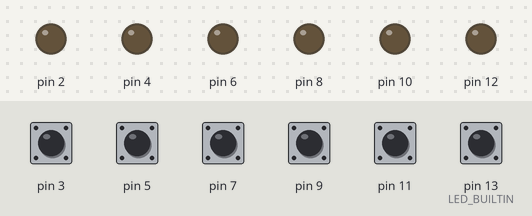
Recording of a sketch running on a simulated Arduino Mega 2560, built with avr-gcc and run on an emulated ATmega2560. Shown: output pins drawn as LEDs (lit = HIGH). Inputs (shaded band) come from the test bench; at power-on: pin 3, pin 5, pin 7, pin 9, pin 11, pin 13 (LED_BUILTIN) HIGH.

Above: at 1.2 s.
1.3 s: pin 3 pulled LOW for 0.15 s
At 2.4 s:
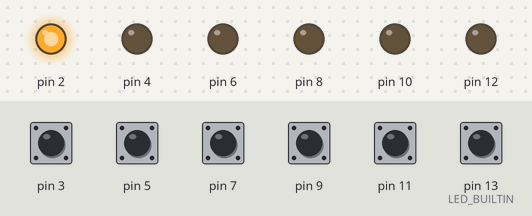
2.9 s: pin 5 pulled LOW for 0.15 s
At 3.6 s:
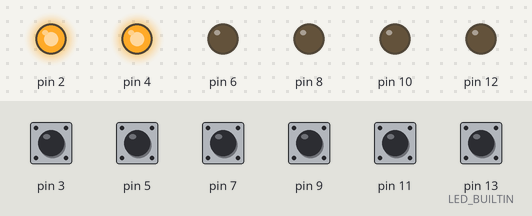
4.5 s: pin 7 pulled LOW for 0.15 s
At 4.9 s:
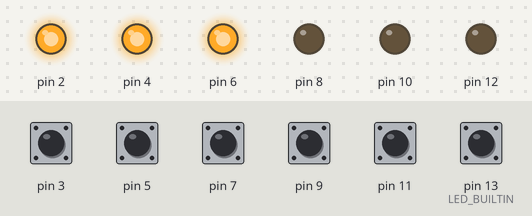
6.1 s: pin 9 pulled LOW for 0.15 s
At 7.3 s:
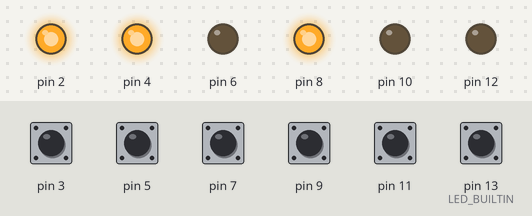
7.7 s: pin 11 pulled LOW for 0.15 s
At 8.5 s:
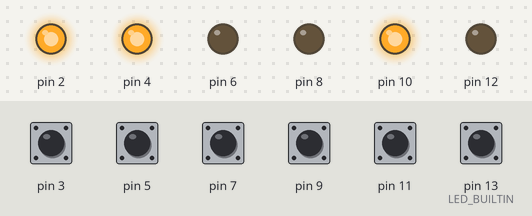
9.3 s: pin 13 (LED_BUILTIN) pulled LOW for 0.15 s
At 9.7 s:
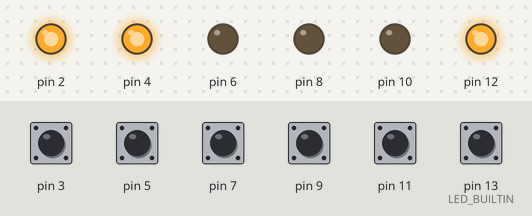
Timing chart, 0 to 11.9 s (numbered marks = the images above; inputs shaded):
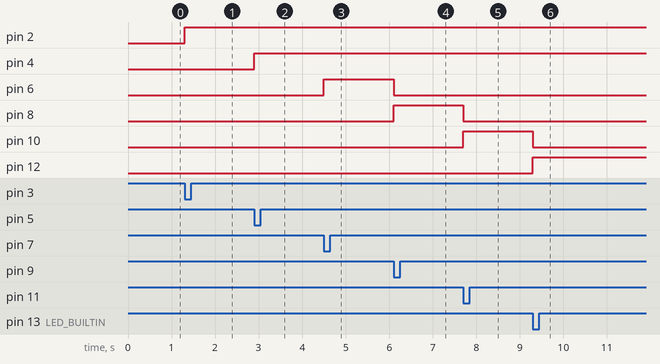

Measured:
- after the input at 1.3 s, pin 2: LOW → HIGH at once
- after the input at 2.9 s, pin 4: LOW → HIGH at once
- after the input at 4.5 s, pin 6: LOW → HIGH at once
- after the input at 6.1 s, pin 6: HIGH → LOW at once; pin 8: LOW → HIGH at once
- after the input at 7.7 s, pin 8: HIGH → LOW at once; pin 10: LOW → HIGH at once
- after the input at 9.3 s, pin 10: HIGH → LOW at once; pin 12: LOW → HIGH at once

The sketch:

Footswitch.ino
```cpp
#include <ArduinoJson.h>

#include "channel.h"

Channel channels[] = {
  Channel(
    "CH1",  //name
    11,     //switchPin
    10,     //ledPin
    true,   //hasSubChannel
    false   //isFxChannel
  ),
  Channel(
    "CH2",  //name
    9,      //switchPin
    8,      //ledPin
    true,   //hasSubChannel
    false   //isFxChannel
  ),
  Channel(
    "CH3",  //name
    7,      //switchPin
    6,      //ledPin
    true,   //hasSubChannel
    false   //isFxChannel
  ),
  Channel(
    "CH4",  //name
    13,     //switchPin
    12,     //ledPin
    true,   //hasSubChannel
    false   //isFxChannel
  ),

  Channel(
    "FX1",  //name
    5,      //switchPin
    4,      //ledPin
    false,  //hasSubChannel
    true    //isFxChannel
  ),
  Channel(
    "FX2",  //name
    3,      //switchPin
    2,      //ledPin
    false,  //hasSubChannel
    true    //isFxChannel
  )
};

//Defines the time in milliseconds how long the led
//should be on and off for the sub channel blinking
int subBlinkTimeMillis = 200;

//Defines how long the switch needs to be pressed to save the channel
int saveTimeMillis = 5000;

//When the switch is pressed the saving action is indicated by fast led blinking.
//The blinking time is indicated by this variable
int saveBlinkTimeMillis = 20;

//The save-blinking should not start right away but after the following time
int saveTimeStartMillis = 1000;

int channelsCount = sizeof(channels) / sizeof(struct Channel);
int lastTimeMillis;
String lastSentCommand;
String currentCommand;

void setup() {
  //Serial1.setRX(1);
  //Serial1.setTX(0);
  Serial1.begin(115200);
  pinMode(LED_BUILTIN, OUTPUT);

  for(int i = 0; i < channelsCount; ++i) {
    pinMode(channels[i].switchPin, INPUT_PULLUP);
    pinMode(channels[i].ledPin, OUTPUT);

    digitalWrite(channels[i].ledPin, LOW);
  }

  lastTimeMillis = millis();
}

void sendCommand(String command) {
  lastSentCommand = command;
  Serial1.print(command);
  Serial1.print("\n");
}

void switchOffChannelsExcept(String name) {
  for(int i = 0; i < channelsCount; ++i) {
    if(channels[i].name != name && !channels[i].isFxChannel) {
      channels[i].previousState = channels[i].state;
      channels[i].state = 0;
    }
  }
}

bool handleChannel(Channel &ch, int diffMillis, int currentTimeMillis) {
  ch.currentSwitchState = digitalRead(ch.switchPin);


  if(ch.currentSwitchState != ch.previousSwitchState && (currentTimeMillis-ch.lastSwitched) > 100) {
    if(ch.currentSwitchState == LOW) {
      ch.pressedMillis = 0;

      if(ch.isFxChannel) {
        ch.saveState = 1;

        //FX channels can be switched on and off independently
        if(ch.state == 0) {
          ch.state = 1;
          sendCommand("{\"action\":\"fxon\",\"channel\":\"" + ch.name + "\"}");
        }
        else {
          ch.state = 0;
          sendCommand("{\"action\":\"fxoff\",\"channel\":\"" + ch.name + "\"}");
        }

      } else {
        //Non FX channels are dependent. Only one non-FX channel can be active
        //switch off all other channels
        switchOffChannelsExcept(ch.name);

        if(ch.state == 1 && ch.hasSubChannel) {
          ch.state = 2;
          ch.ledStateCounter = 0;
          ch.saveState = 1;
        } else if(ch.state == 2) {
          ch.state = 1;
          ch.saveState = 2;
        } else {
          if(ch.previousState == 0)ch.previousState = 1;
          ch.state = ch.previousState;
          ch.saveState = ch.previousState;
        }

        if(ch.state == 1) {
          sendCommand("{\"action\":\"channelswitch\",\"channel\":\"" + ch.name + "\"}");
        } else {
          sendCommand("{\"action\":\"channelswitch\",\"channel\":\"" + ch.name + "-sub\"}");
        }
      }
    }

    ch.previousSwitchState = ch.currentSwitchState;
  }


  if(ch.currentSwitchState == LOW) {
    ch.lastSwitched = currentTimeMillis;
  }


  //save blinking
  bool currentlySaving = false;
  int saveState = HIGH;
  if(ch.currentSwitchState == LOW) {
    ch.pressedMillis += diffMillis;

    if(ch.pressedMillis >= saveTimeStartMillis) {
      currentlySaving = true;

      if((ch.pressedMillis / saveBlinkTimeMillis) % 2 == 1) {
        saveState = LOW;
      }
    }

    if(ch.pressedMillis > saveTimeMillis) {
      if(ch.saveState == 2) {
        sendCommand("{\"action\":\"channelsave\",\"channel\":\"" + ch.name + "-sub\", \"isFX\":" + (ch.isFxChannel ? "true" : "false") + "}");
      } else {
        sendCommand("{\"action\":\"channelsave\",\"channel\":\"" + ch.name + "\", \"isFX\":" + (ch.isFxChannel ? "true" : "false") + "}");
      }

      //restore save state

      if(ch.state != ch.saveState) {
        ch.state = ch.saveState;

        if(ch.isFxChannel) {
          sendCommand("{\"action\":\"fxon\",\"channel\":\"" + ch.name + "\"}");
        } else {
          if(ch.state == 1) {
            sendCommand("{\"action\":\"channelswitch\",\"channel\":\"" + ch.name + "\"}");
          } else {
            sendCommand("{\"action\":\"channelswitch\",\"channel\":\"" + ch.name + "-sub\"}");
          }
        }
      }

      ch.pressedMillis = 0;
    }
  }


  //sub channel blinking
  int subChannelState = HIGH;
  if (ch.state == 2 || currentlySaving) {
    ch.ledStateCounter += diffMillis;

    if((ch.ledStateCounter / subBlinkTimeMillis) % 2 == 1) {
      subChannelState = LOW;
    }
  }


  if((ch.state == 0 && !currentlySaving) || saveState == LOW || subChannelState == LOW) {
    digitalWrite(ch.ledPin, LOW);
  } else {
    digitalWrite(ch.ledPin, HIGH);
  }


  return (ch.currentSwitchState == LOW);
}

void handleCommand(String command) {
  JsonDocument doc;
  deserializeJson(doc, command);

  String action = doc["action"];

  String channel = doc["channel"];
  int indexSub = channel.lastIndexOf("-sub");
  if(indexSub != -1)channel = channel.substring(0, indexSub);

  int channelIndex = -1;
  for(int i = 0; i < channelsCount; ++i) {
    if(channels[i].name == channel) {
      channelIndex = i;
    }
  }

  if(channelIndex != -1) {
    if(action == "channelswitch") {
      if(!channels[channelIndex].isFxChannel) {
        switchOffChannelsExcept(channel);
        if(indexSub != -1)channels[channelIndex].state = 2;
        else channels[channelIndex].state = 1;
      } else {
        sendCommand("{\"log\":\"Channel " + channel + " as an fx channel. It can only be turned on and off\"}");
      }
    } else if(action == "fxon") {
      if(channels[channelIndex].isFxChannel) {
        channels[channelIndex].state = 1;
      } else {
        sendCommand("{\"log\":\"Channel " + channel + " as no fx channel.\"}");
      }
    } else if(action == "fxoff") {
      if(channels[channelIndex].isFxChannel) {
        channels[channelIndex].state = 0;
      } else {
        sendCommand("{\"log\":\"Channel " + channel + " as no fx channel.\"}");
      }
    } else {
      sendCommand("{\"log\":\"Unknown command " + action + "\"}");
    }
  } else {
    sendCommand("{\"log\":\"Channel not found: " + channel + "\"}");
  }
}

void handleSerial() {
  while(Serial1.available() > 0) {
    int b = Serial1.read();

    if(b == '\n') {
      if(currentCommand == lastSentCommand) {
        lastSentCommand = "";
      } else {
        handleCommand(currentCommand);
      }

      currentCommand = "";
    } else {
      currentCommand += (char)b;
    }
  }
}

void loop() {
  int currentTimeMillis = millis();
  int diffMillis = currentTimeMillis - lastTimeMillis;
  lastTimeMillis = currentTimeMillis;

  int savingCounter = 0;

  for(int i = 0; i < channelsCount; ++i) {
    bool saving = handleChannel(channels[i], diffMillis, currentTimeMillis);

    if(saving) {
      savingCounter++;
    }
  }

  if(savingCounter > 1) {
    //more than 2 channels saving at the same time is not allowed
    for(int i = 0; i < channelsCount; ++i) {
      channels[i].pressedMillis = 0;
    }
  }

  handleSerial();
}
```

channel.h
```cpp
#pragma once

struct Channel {

  Channel(String s_name, int i_switchPin, int i_ledPin, bool b_hasSubChannel, bool b_isFxChannel) :
    name(s_name),
    switchPin(i_switchPin),
    ledPin(i_ledPin),
    hasSubChannel(b_hasSubChannel),
    isFxChannel(b_isFxChannel),
    state(0),
    previousState(0),
    saveState(0),
    currentSwitchState(LOW),
    previousSwitchState(LOW),
    lastSwitched(0),
    pressedMillis(0),
    ledStateCounter(0)
  {}

  String name;
  int switchPin;
  int ledPin;
  bool hasSubChannel;

  /**
   * There can always only be one active non-fx channel.
   * FX Channels can be turned on an off. Multiple FX channels can be active at the same time
   */
  bool isFxChannel;

  /**
   * 0 = inactive
   * 1 = active
   * 2 = sub channel active
   */
  int state;
  int previousState;

  /**
   * Is used to temporarily store which state should be saved
   */
  int saveState;

  /**
   * The following 2 variables are internally used to determine wheter the switch is/was
   * pressed or not and when it is released
   */
  int currentSwitchState;
  int previousSwitchState;

  int lastSwitched;

  /**
   * To count the press time in millis - used for saving channel
   */
  int pressedMillis;

  /**
   * Used for sub channel blinking
   */
  int ledStateCounter;

}; //end struct Channel
```
